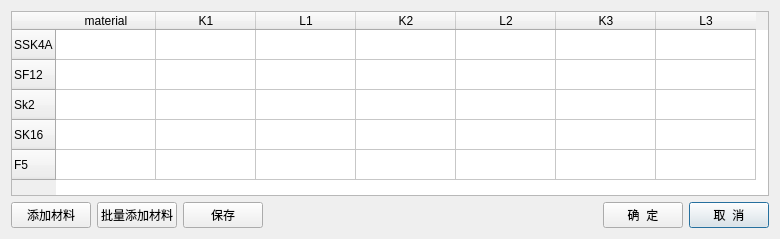
<?xml version="1.0" encoding="UTF-8"?>
<ui version="4.0">
 <class>Dialog</class>
 <widget class="QDialog" name="Dialog">
  <property name="geometry">
   <rect>
    <x>0</x>
    <y>0</y>
    <width>780</width>
    <height>239</height>
   </rect>
  </property>
  <property name="windowTitle">
   <string>材料库</string>
  </property>
  <layout class="QGridLayout" name="gridLayout">
   <item row="1" column="5">
    <widget class="QPushButton" name="pushButton_2">
     <property name="text">
      <string>取  消</string>
     </property>
    </widget>
   </item>
   <item row="1" column="0">
    <widget class="QPushButton" name="pushButton_3">
     <property name="text">
      <string>添加材料</string>
     </property>
    </widget>
   </item>
   <item row="1" column="1">
    <widget class="QPushButton" name="pushButton_4">
     <property name="text">
      <string>批量添加材料</string>
     </property>
    </widget>
   </item>
   <item row="1" column="3">
    <spacer name="horizontalSpacer">
     <property name="orientation">
      <enum>Qt::Horizontal</enum>
     </property>
     <property name="sizeHint" stdset="0">
      <size>
       <width>40</width>
       <height>20</height>
      </size>
     </property>
    </spacer>
   </item>
   <item row="0" column="0" colspan="6">
    <widget class="QTableWidget" name="tableWidget">
     <row>
      <property name="text">
       <string>SSK4A</string>
      </property>
     </row>
     <row>
      <property name="text">
       <string>SF12</string>
      </property>
     </row>
     <row>
      <property name="text">
       <string>Sk2</string>
      </property>
     </row>
     <row>
      <property name="text">
       <string>SK16</string>
      </property>
     </row>
     <row>
      <property name="text">
       <string>F5</string>
      </property>
     </row>
     <column>
      <property name="text">
       <string>material</string>
      </property>
     </column>
     <column>
      <property name="text">
       <string>K1</string>
      </property>
     </column>
     <column>
      <property name="text">
       <string>L1</string>
      </property>
     </column>
     <column>
      <property name="text">
       <string>K2</string>
      </property>
     </column>
     <column>
      <property name="text">
       <string>L2</string>
      </property>
     </column>
     <column>
      <property name="text">
       <string>K3</string>
      </property>
     </column>
     <column>
      <property name="text">
       <string>L3</string>
      </property>
     </column>
    </widget>
   </item>
   <item row="1" column="4">
    <widget class="QPushButton" name="pushButton">
     <property name="text">
      <string>确  定</string>
     </property>
     <property name="iconSize">
      <size>
       <width>16</width>
       <height>16</height>
      </size>
     </property>
    </widget>
   </item>
   <item row="1" column="2">
    <widget class="QPushButton" name="pushButton_5">
     <property name="text">
      <string>保存</string>
     </property>
    </widget>
   </item>
  </layout>
 </widget>
 <resources/>
 <connections>
  <connection>
   <sender>pushButton_2</sender>
   <signal>clicked()</signal>
   <receiver>Dialog</receiver>
   <slot>close()</slot>
   <hints>
    <hint type="sourcelabel">
     <x>743</x>
     <y>221</y>
    </hint>
    <hint type="destinationlabel">
     <x>768</x>
     <y>248</y>
    </hint>
   </hints>
  </connection>
 </connections>
</ui>
